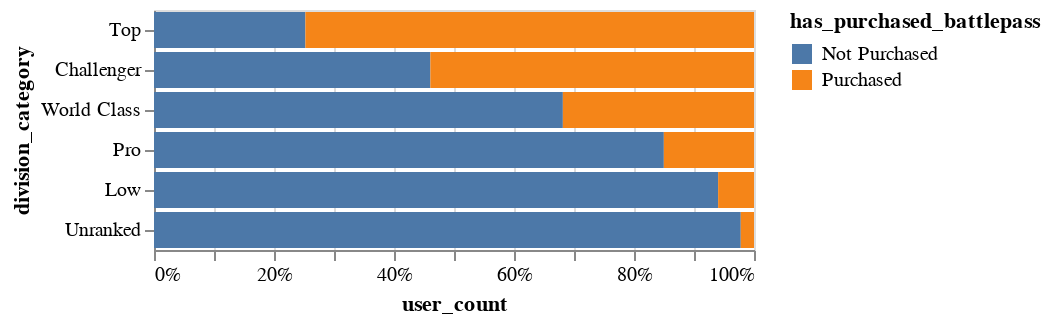

The code cell stored with this chart in its notebook:
### Markdown cell above
## x축에서 normalize

### Code cell
battlepass_purchase_ap = (
    alt.Chart(sample_data_pdf)
        .encode(
            x=alt.X('user_count:Q').stack('normalize'),
            y=alt.Y('division_category:N')
                .scale(domain=['Top', 'Challenger', 'World Class', 'Pro', 'Low', 'Unranked']),
            color=alt.Color('has_purchased_battlepass:N')
        )
        .mark_bar(tooltip=True)
)
battlepass_purchase_ap

### Figure 1 — Vega-Lite specification as saved in the notebook (floating-point values rounded to 4 significant figures)
{"config": {"view": {"continuousWidth": 300, "continuousHeight": 300}}, "data": {"name": "data-e7b4f384a994214e42b0855969b9a978"}, "mark": {"type": "bar", "tooltip": true}, "encoding": {"color": {"field": "has_purchased_battlepass", "type": "nominal"}, "x": {"field": "user_count", "stack": "normalize", "type": "quantitative"}, "y": {"field": "division_category", "scale": {"domain": ["Top", "Challenger", "World Class", "Pro", "Low", "Unranked"]}, "type": "nominal"}}, "$schema": "https://vega.github.io/schema/vega-lite/v5.20.1.json", "datasets": {"data-e7b4f384a994214e42b0855969b9a978": [{"division_category": "World Class", "has_purchased_battlepass": "Not Purchased", "user_count": 90658}, {"division_category": "World Class", "has_purchased_battlepass": "Purchased", "user_count": 42381}, {"division_category": "Unranked", "has_purchased_battlepass": "Not Purchased", "user_count": 1272779}, {"division_category": "Unranked", "has_purchased_battlepass": "Purchased", "user_count": 28720}, {"division_category": "Top", "has_purchased_battlepass": "Not Purchased", "user_count": 543}, {"division_category": "Top", "has_purchased_battlepass": "Purchased", "user_count": 1609}, {"division_category": "Pro", "has_purchased_battlepass": "Not Purchased", "user_count": 289588}, {"division_category": "Pro", "has_purchased_battlepass": "Purchased", "user_count": 51206}, {"division_category": "Low", "has_purchased_battlepass": "Not Purchased", "user_count": 209345}, {"division_category": "Low", "has_purchased_battlepass": "Purchased", "user_count": 13313}, {"division_category": "Challenger", "has_purchased_battlepass": "Not Purchased", "user_count": 9040}, {"division_category": "Challenger", "has_purchased_battlepass": "Purchased", "user_count": 10585}]}}
